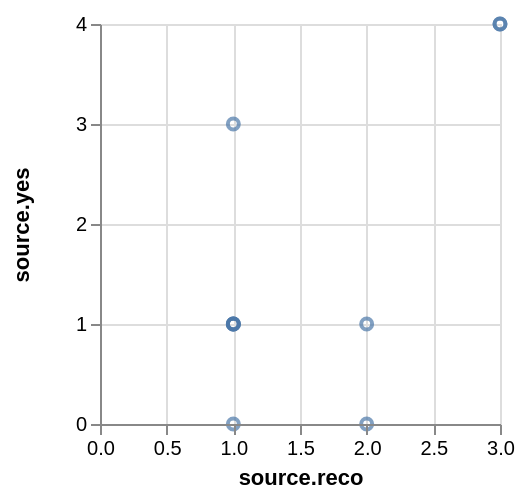

Express this chart as Vega-Lite.
### Vega specification from a JSON file in a GitHub repository (floating-point values rounded to 4 significant figures)
{"$schema": "https://vega.github.io/schema/vega/v3.0.json", "autosize": "pad", "padding": 5, "width": 200, "height": 200, "style": "cell", "data": [{"name": "source_0", "values": {"hits": {"hits": [{"source": {"reco": 2, "yes": 1}}, {"source": {"reco": 3, "yes": 4}}, {"source": {"reco": 2, "yes": 0}}, {"source": {"reco": 1, "yes": 3}}, {"source": {"reco": 3, "yes": 4}}, {"source": {"reco": 1, "yes": 1}}, {"source": {"reco": 1, "yes": 1}}, {"source": {"reco": 1, "yes": 1}}, {"source": {"reco": 1, "yes": 0}}, {"source": {"reco": 1, "yes": 1}}]}}, "format": {"property": "hits.hits"}}, {"name": "data_0", "source": "source_0", "transform": [{"type": "formula", "expr": "toNumber(datum[\"source\"][\"reco\"])", "as": "source.reco"}, {"type": "formula", "expr": "toNumber(datum[\"source\"][\"yes\"])", "as": "source.yes"}, {"type": "filter", "expr": "datum[\"source\"][\"reco\"] !== null && !isNaN(datum[\"source\"][\"reco\"]) && datum[\"source\"][\"yes\"] !== null && !isNaN(datum[\"source\"][\"yes\"])"}]}], "marks": [{"name": "marks", "type": "symbol", "style": ["point"], "from": {"data": "data_0"}, "encode": {"update": {"x": {"scale": "x", "field": "source.reco"}, "y": {"scale": "y", "field": "source.yes"}, "stroke": {"value": "#4c78a8"}, "fill": {"value": "transparent"}, "opacity": {"value": 0.7}}}}], "scales": [{"name": "x", "type": "linear", "domain": {"data": "data_0", "field": "source.reco"}, "range": [0, {"signal": "width"}], "nice": true, "zero": true}, {"name": "y", "type": "linear", "domain": {"data": "data_0", "field": "source.yes"}, "range": [{"signal": "height"}, 0], "nice": true, "zero": true}], "axes": [{"scale": "x", "orient": "bottom", "labelOverlap": true, "tickCount": {"signal": "ceil(width/40)"}, "title": "source.reco", "zindex": 1}, {"scale": "x", "orient": "bottom", "domain": false, "grid": true, "labels": false, "maxExtent": 0, "minExtent": 0, "tickCount": {"signal": "ceil(width/40)"}, "ticks": false, "zindex": 0, "gridScale": "y"}, {"scale": "y", "orient": "left", "labelOverlap": true, "tickCount": {"signal": "ceil(height/40)"}, "title": "source.yes", "zindex": 1}, {"scale": "y", "orient": "left", "domain": false, "grid": true, "labels": false, "maxExtent": 0, "minExtent": 0, "tickCount": {"signal": "ceil(height/40)"}, "ticks": false, "zindex": 0, "gridScale": "x"}], "config": {"axisY": {"minExtent": 30}}}
